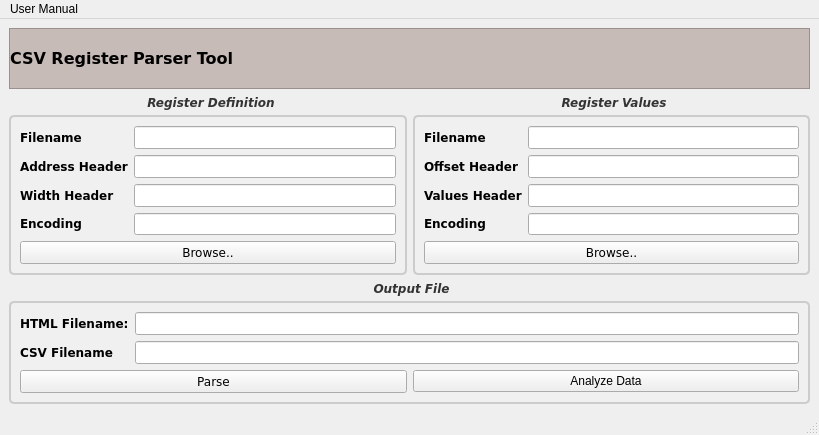
<?xml version="1.0" encoding="UTF-8"?>
<ui version="4.0">
 <class>MainWindow</class>
 <widget class="QMainWindow" name="MainWindow">
  <property name="geometry">
   <rect>
    <x>0</x>
    <y>0</y>
    <width>819</width>
    <height>435</height>
   </rect>
  </property>
  <property name="windowTitle">
   <string>MainWindow</string>
  </property>
  <widget class="QWidget" name="centralwidget">
   <layout class="QVBoxLayout" name="verticalLayout_19">
    <item>
     <layout class="QVBoxLayout" name="verticalLayout_18">
      <item>
       <widget class="QFrame" name="frame">
        <property name="styleSheet">
         <string notr="true">background-color: rgb(255, 255, 127);
background-color: rgb(199, 187, 183);</string>
        </property>
        <property name="frameShape">
         <enum>QFrame::StyledPanel</enum>
        </property>
        <property name="frameShadow">
         <enum>QFrame::Raised</enum>
        </property>
        <layout class="QVBoxLayout" name="verticalLayout_14">
         <property name="leftMargin">
          <number>0</number>
         </property>
         <property name="topMargin">
          <number>0</number>
         </property>
         <property name="rightMargin">
          <number>0</number>
         </property>
         <property name="bottomMargin">
          <number>0</number>
         </property>
         <item>
          <layout class="QHBoxLayout" name="horizontalLayout_6">
           <item>
            <widget class="QLabel" name="label_14">
             <property name="font">
              <font>
               <family>Verdana</family>
               <pointsize>12</pointsize>
               <weight>75</weight>
               <bold>true</bold>
              </font>
             </property>
             <property name="text">
              <string>CSV Register Parser Tool</string>
             </property>
            </widget>
           </item>
          </layout>
         </item>
        </layout>
       </widget>
      </item>
      <item>
       <layout class="QVBoxLayout" name="verticalLayout_17">
        <item>
         <layout class="QHBoxLayout" name="horizontalLayout_7">
          <item>
           <widget class="QGroupBox" name="groupBox">
            <property name="font">
             <font>
              <family>Verdana</family>
              <weight>75</weight>
              <italic>true</italic>
              <bold>true</bold>
             </font>
            </property>
            <property name="styleSheet">
             <string notr="true">QGroupBox {
    background-color: #f0f0f0;
    border: 2px solid #cccccc;
    border-radius: 5px;
    margin-top: 20px; /* Adjust to move the title up or down */
}

QGroupBox::title {
    subcontrol-origin: margin;
    subcontrol-position: top center; /* Position at the top center */
    padding: 0 10px;
    color: #333;
    font: bold 14px &quot;Arial&quot;;
    background-color: transparent; /* Ensure the title background is transparent */
}</string>
            </property>
            <property name="title">
             <string>Register Definition</string>
            </property>
            <layout class="QVBoxLayout" name="verticalLayout_12">
             <item>
              <layout class="QVBoxLayout" name="verticalLayout_11">
               <item>
                <layout class="QHBoxLayout" name="horizontalLayout_3">
                 <item>
                  <layout class="QVBoxLayout" name="verticalLayout">
                   <item>
                    <widget class="QLabel" name="label">
                     <property name="font">
                      <font>
                       <family>Verdana</family>
                       <weight>75</weight>
                       <bold>true</bold>
                      </font>
                     </property>
                     <property name="text">
                      <string>Filename</string>
                     </property>
                    </widget>
                   </item>
                   <item>
                    <widget class="QLabel" name="label_2">
                     <property name="font">
                      <font>
                       <family>Verdana</family>
                       <weight>75</weight>
                       <bold>true</bold>
                      </font>
                     </property>
                     <property name="text">
                      <string>Address Header</string>
                     </property>
                    </widget>
                   </item>
                   <item>
                    <widget class="QLabel" name="label_3">
                     <property name="font">
                      <font>
                       <family>Verdana</family>
                       <weight>75</weight>
                       <bold>true</bold>
                      </font>
                     </property>
                     <property name="text">
                      <string>Width Header</string>
                     </property>
                    </widget>
                   </item>
                   <item>
                    <widget class="QLabel" name="label_11">
                     <property name="font">
                      <font>
                       <family>Verdana</family>
                       <weight>75</weight>
                       <bold>true</bold>
                      </font>
                     </property>
                     <property name="text">
                      <string>Encoding</string>
                     </property>
                    </widget>
                   </item>
                  </layout>
                 </item>
                 <item>
                  <layout class="QVBoxLayout" name="verticalLayout_2">
                   <item>
                    <widget class="QLineEdit" name="definition_filename_lineEdit">
                     <property name="font">
                      <font>
                       <family>Verdana</family>
                      </font>
                     </property>
                    </widget>
                   </item>
                   <item>
                    <widget class="QLineEdit" name="definition_header_lineEdit">
                     <property name="font">
                      <font>
                       <family>Verdana</family>
                      </font>
                     </property>
                     <property name="text">
                      <string/>
                     </property>
                    </widget>
                   </item>
                   <item>
                    <widget class="QLineEdit" name="definition_width_lineEdit">
                     <property name="font">
                      <font>
                       <family>Verdana</family>
                      </font>
                     </property>
                     <property name="text">
                      <string/>
                     </property>
                    </widget>
                   </item>
                   <item>
                    <widget class="QLineEdit" name="definition_encoding_lineEdit">
                     <property name="text">
                      <string/>
                     </property>
                    </widget>
                   </item>
                  </layout>
                 </item>
                </layout>
               </item>
               <item>
                <widget class="QPushButton" name="browse_definition_file_button">
                 <property name="font">
                  <font>
                   <family>Verdana</family>
                  </font>
                 </property>
                 <property name="styleSheet">
                  <string notr="true"/>
                 </property>
                 <property name="text">
                  <string>Browse..</string>
                 </property>
                 <property name="icon">
                  <iconset resource="GUI_Logos/images.qrc">
                   <normaloff>:/logos/read_register_icon.png</normaloff>:/logos/read_register_icon.png</iconset>
                 </property>
                </widget>
               </item>
              </layout>
             </item>
            </layout>
           </widget>
          </item>
          <item>
           <widget class="QGroupBox" name="groupBox_2">
            <property name="font">
             <font>
              <family>Verdana</family>
              <weight>75</weight>
              <italic>true</italic>
              <bold>true</bold>
             </font>
            </property>
            <property name="styleSheet">
             <string notr="true">QGroupBox {
    background-color: #f0f0f0;
    border: 2px solid #cccccc;
    border-radius: 5px;
    margin-top: 20px; /* Adjust to move the title up or down */
}

QGroupBox::title {
    subcontrol-origin: margin;
    subcontrol-position: top center; /* Position at the top center */
    padding: 0 10px;
    color: #333;
    font: bold 14px &quot;Arial&quot;;
    background-color: transparent; /* Ensure the title background is transparent */
}</string>
            </property>
            <property name="title">
             <string>Register Values</string>
            </property>
            <layout class="QVBoxLayout" name="verticalLayout_7">
             <item>
              <layout class="QVBoxLayout" name="verticalLayout_3">
               <item>
                <layout class="QHBoxLayout" name="horizontalLayout">
                 <item>
                  <layout class="QVBoxLayout" name="verticalLayout_8">
                   <item>
                    <widget class="QLabel" name="label_7">
                     <property name="font">
                      <font>
                       <family>Verdana</family>
                       <weight>75</weight>
                       <bold>true</bold>
                      </font>
                     </property>
                     <property name="text">
                      <string>Filename</string>
                     </property>
                    </widget>
                   </item>
                   <item>
                    <widget class="QLabel" name="label_8">
                     <property name="font">
                      <font>
                       <family>Verdana</family>
                       <weight>75</weight>
                       <bold>true</bold>
                      </font>
                     </property>
                     <property name="text">
                      <string>Offset Header</string>
                     </property>
                    </widget>
                   </item>
                   <item>
                    <widget class="QLabel" name="label_9">
                     <property name="font">
                      <font>
                       <family>Verdana</family>
                       <weight>75</weight>
                       <bold>true</bold>
                      </font>
                     </property>
                     <property name="text">
                      <string>Values Header</string>
                     </property>
                    </widget>
                   </item>
                   <item>
                    <widget class="QLabel" name="label_15">
                     <property name="font">
                      <font>
                       <family>Verdana</family>
                       <weight>75</weight>
                       <bold>true</bold>
                      </font>
                     </property>
                     <property name="text">
                      <string>Encoding</string>
                     </property>
                    </widget>
                   </item>
                  </layout>
                 </item>
                 <item>
                  <layout class="QVBoxLayout" name="verticalLayout_9">
                   <item>
                    <widget class="QLineEdit" name="values_filename_lineEdit">
                     <property name="font">
                      <font>
                       <family>Verdana</family>
                      </font>
                     </property>
                    </widget>
                   </item>
                   <item>
                    <widget class="QLineEdit" name="values_offset_lineEdit">
                     <property name="font">
                      <font>
                       <family>Verdana</family>
                      </font>
                     </property>
                     <property name="text">
                      <string/>
                     </property>
                    </widget>
                   </item>
                   <item>
                    <widget class="QLineEdit" name="values_header_lineEdit">
                     <property name="font">
                      <font>
                       <family>Verdana</family>
                      </font>
                     </property>
                     <property name="text">
                      <string/>
                     </property>
                    </widget>
                   </item>
                   <item>
                    <widget class="QLineEdit" name="values_encoding_lineEdit">
                     <property name="text">
                      <string/>
                     </property>
                    </widget>
                   </item>
                  </layout>
                 </item>
                </layout>
               </item>
               <item>
                <widget class="QPushButton" name="browse_values_file_button">
                 <property name="font">
                  <font>
                   <family>Verdana</family>
                  </font>
                 </property>
                 <property name="text">
                  <string>Browse..</string>
                 </property>
                 <property name="icon">
                  <iconset resource="GUI_Logos/images.qrc">
                   <normaloff>:/logos/read_register_icon.png</normaloff>:/logos/read_register_icon.png</iconset>
                 </property>
                </widget>
               </item>
              </layout>
             </item>
            </layout>
           </widget>
          </item>
         </layout>
        </item>
        <item>
         <widget class="QGroupBox" name="groupBox_3">
          <property name="font">
           <font>
            <family>Verdana</family>
            <weight>75</weight>
            <italic>true</italic>
            <bold>true</bold>
           </font>
          </property>
          <property name="styleSheet">
           <string notr="true">QGroupBox {
    background-color: #f0f0f0;
    border: 2px solid #cccccc;
    border-radius: 5px;
    margin-top: 20px; /* Adjust to move the title up or down */
}

QGroupBox::title {
    subcontrol-origin: margin;
    subcontrol-position: top center; /* Position at the top center */
    padding: 0 10px;
    color: #333;
    font: bold 14px &quot;Arial&quot;;
    background-color: transparent; /* Ensure the title background is transparent */
}</string>
          </property>
          <property name="title">
           <string>Output File</string>
          </property>
          <layout class="QVBoxLayout" name="verticalLayout_16">
           <item>
            <layout class="QVBoxLayout" name="verticalLayout_13">
             <item>
              <layout class="QHBoxLayout" name="horizontalLayout_5">
               <item>
                <layout class="QVBoxLayout" name="verticalLayout_10">
                 <item>
                  <widget class="QLabel" name="label_10">
                   <property name="font">
                    <font>
                     <family>Verdana</family>
                     <weight>75</weight>
                     <bold>true</bold>
                    </font>
                   </property>
                   <property name="text">
                    <string>HTML Filename:</string>
                   </property>
                  </widget>
                 </item>
                 <item>
                  <widget class="QLabel" name="label_12">
                   <property name="font">
                    <font>
                     <family>Verdana</family>
                     <weight>75</weight>
                     <bold>true</bold>
                    </font>
                   </property>
                   <property name="text">
                    <string>CSV Filename</string>
                   </property>
                  </widget>
                 </item>
                </layout>
               </item>
               <item>
                <layout class="QVBoxLayout" name="verticalLayout_15">
                 <item>
                  <widget class="QLineEdit" name="html_output_file_lineEdit">
                   <property name="font">
                    <font>
                     <family>Verdana</family>
                    </font>
                   </property>
                  </widget>
                 </item>
                 <item>
                  <widget class="QLineEdit" name="csv_file_output_lineEdit">
                   <property name="font">
                    <font>
                     <family>Verdana</family>
                    </font>
                   </property>
                  </widget>
                 </item>
                </layout>
               </item>
              </layout>
             </item>
             <item>
              <layout class="QHBoxLayout" name="horizontalLayout_4">
               <item>
                <widget class="QPushButton" name="parse_input_files_button">
                 <property name="font">
                  <font>
                   <family>Verdana</family>
                  </font>
                 </property>
                 <property name="text">
                  <string>Parse</string>
                 </property>
                 <property name="icon">
                  <iconset resource="GUI_Logos/images.qrc">
                   <normaloff>:/logos/write_icon.png</normaloff>:/logos/write_icon.png</iconset>
                 </property>
                </widget>
               </item>
               <item>
                <widget class="QPushButton" name="analyze_parsed_data_button">
                 <property name="text">
                  <string>Analyze Data</string>
                 </property>
                 <property name="icon">
                  <iconset resource="GUI_Logos/images.qrc">
                   <normaloff>:/logos/eye_scan.png</normaloff>:/logos/eye_scan.png</iconset>
                 </property>
                </widget>
               </item>
              </layout>
             </item>
            </layout>
           </item>
          </layout>
         </widget>
        </item>
       </layout>
      </item>
     </layout>
    </item>
   </layout>
  </widget>
  <widget class="QMenuBar" name="menubar">
   <property name="geometry">
    <rect>
     <x>0</x>
     <y>0</y>
     <width>819</width>
     <height>21</height>
    </rect>
   </property>
   <widget class="QMenu" name="menuUser_Manual">
    <property name="title">
     <string>User Manual</string>
    </property>
    <addaction name="openManual_QAction"/>
   </widget>
   <addaction name="menuUser_Manual"/>
  </widget>
  <widget class="QStatusBar" name="statusbar"/>
  <action name="openManual_QAction">
   <property name="text">
    <string>Open Manual</string>
   </property>
  </action>
 </widget>
 <resources>
  <include location="GUI_Logos/images.qrc"/>
 </resources>
 <connections/>
</ui>
